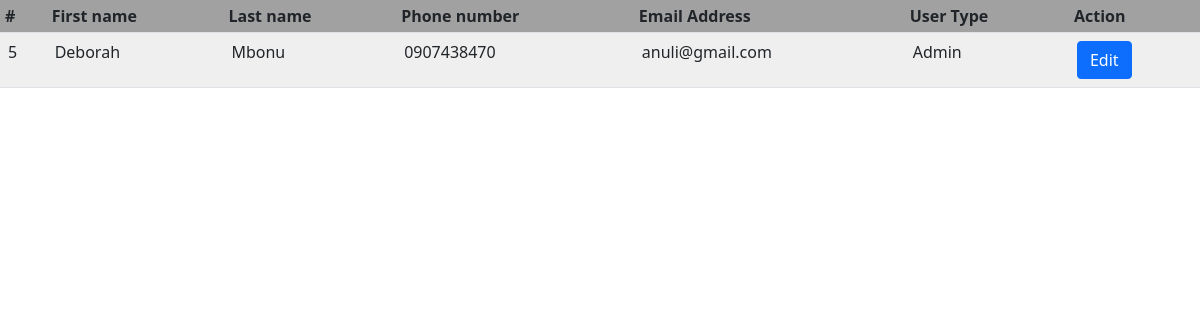
Screenshot of /Normal/ViewUser.php (signed in) with the database file from the repository.
### tables this page shows
CREATE TABLE `user` (
  `id` int(11) NOT NULL,
  `fname` varchar(50) NOT NULL,
  `lname` varchar(50) NOT NULL,
  `phone` varchar(15) NOT NULL,
  `email` varchar(255) NOT NULL,
  `password` varchar(20) NOT NULL,
  `type` varchar(20) NOT NULL
);

### Normal/ViewUser.php (the view, shortened to what this page needs)
<?php
include_once '../connection.php';
$email = $_SESSION['email'];
$password = $_SESSION['password'];
$sql="SELECT * FROM user where email = '$email' AND password = '$password'";
$res=mysqli_query($con,$sql) or die(mysqli_error($con));
?>
<html>
<head>
<link href="https://cdn.jsdelivr.net/npm/bootstrap@5.1.3/dist/css/bootstrap.min.css" rel="stylesheet">
<table id="viewdata" class="table table-striped">
<tr>
<th>#</th>
<th>First name</th>
<th>Last name</th>
<th>Phone number</th>
<th>Email Address</th>
<th>User Type</th>
<th>Action</th>
</tr>
<?php
while($row=mysqli_fetch_assoc($res))
{
echo "<tr><td>";
echo $row['id'];
echo "</td><td>";
echo $row['fname'];
echo "</td><td>";
echo $row['lname'];
echo "</td><td>";
echo $row['phone'];
echo "</td><td>";
echo $row['email'];
echo "</td><td>";
echo $row['type'];
echo "
<td><a href=\"#\" class=\" btn btn-primary\" onclick=\"getPage('../nbproject/Edit.php?data=".$row['id']."')\">Edit</a></td></tr>";
}
?>
</table>

### Normal/ViewUser.php (style rules this page uses)
#viewdata th { background:#aaa; }
#viewdata td { background:#efefef; }
#viewdata th,td { padding:5px;text-align:left; }

### rows the page displays
user: id "5", fname "Deborah", lname "Mbonu", phone "0907438470", email "anuli@gmail.com", type "Admin"
